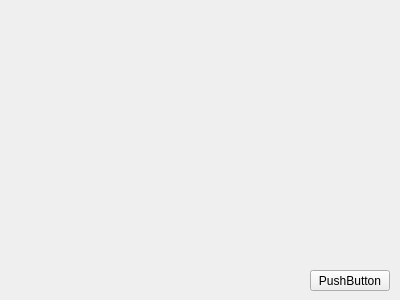
<?xml version="1.0" encoding="UTF-8"?>
<ui version="4.0">
 <class>widget_main</class>
 <widget class="QWidget" name="widget_main">
  <property name="geometry">
   <rect>
    <x>0</x>
    <y>0</y>
    <width>400</width>
    <height>300</height>
   </rect>
  </property>
  <property name="windowTitle">
   <string>Form</string>
  </property>
  <widget class="QPushButton" name="pushButton">
   <property name="geometry">
    <rect>
     <x>310</x>
     <y>270</y>
     <width>80</width>
     <height>21</height>
    </rect>
   </property>
   <property name="text">
    <string>PushButton</string>
   </property>
  </widget>
 </widget>
 <resources/>
 <connections/>
</ui>
